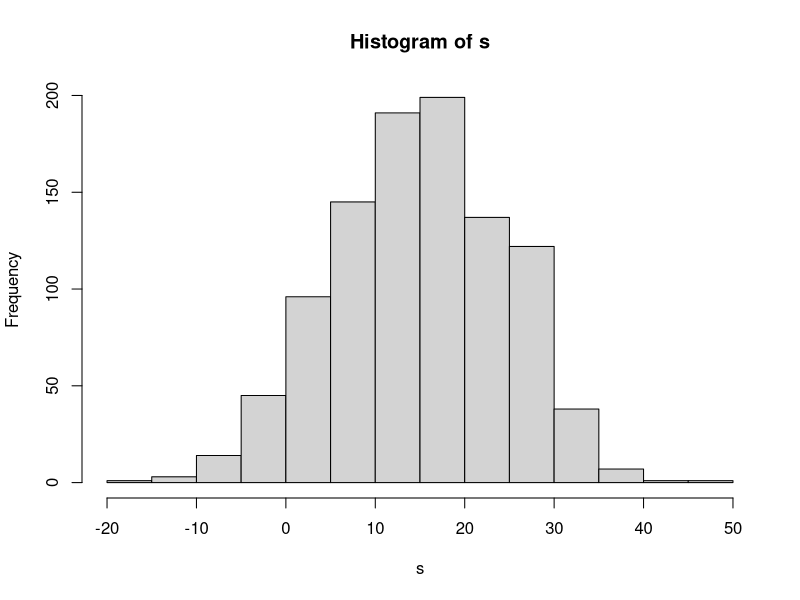

This chart was generated by the following R code:
## ---- chunk 1
knitr::opts_chunk$set(echo = TRUE)
## ---- chunk 2
s=rnorm(1000,15,10)
hist(s)
